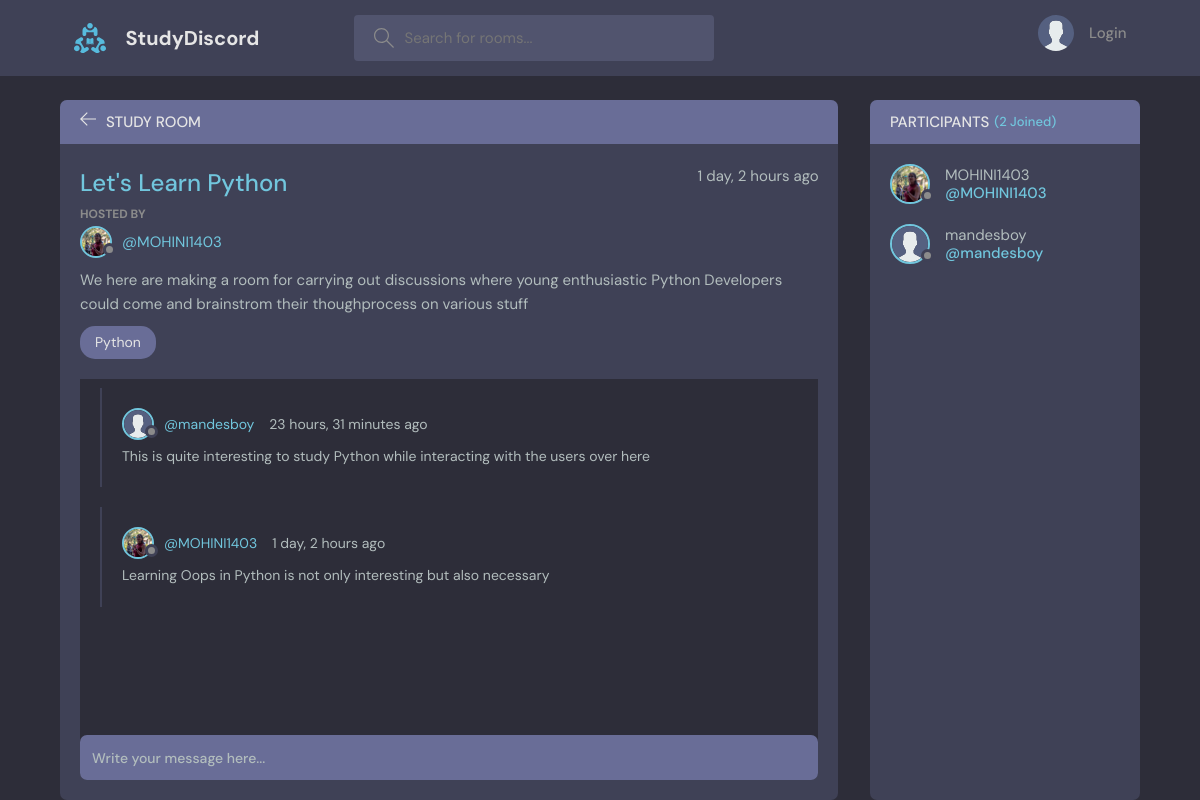
The page /room/1/ on the database its author committed.
### base/models.py (models this page shows, shortened)
class Room(models.Model):
    host=models.ForeignKey(User,on_delete=models.SET_NULL,null=True)
    topic=models.ForeignKey(Topic,on_delete=models.SET_NULL,null=True)
    name=models.CharField(max_length=200)
    description=models.TextField(null=True,blank=True)#null=True means that database cannot have a row with this value blank we can't keep it blank
    participants=models.ManyToManyField(User,related_name='participants',blank=True)
    updated=models.DateTimeField(auto_now=True)#every time the save method is called update the timeStamp
    created=models.DateTimeField(auto_now_add=True)
    class Meta:
        ordering:['-updated','-created']

class User(AbstractUser):
    name=models.CharField(max_length=200,null=True)
    email=models.EmailField(unique=True,null=True)
    bio=models.TextField(null=True)
    avatar=models.ImageField(null=True,default="avatar.svg")
    USERNAME_FIELD='email'
    REQUIRED_FIELDS=[]

class Topic(models.Model):
    name=models.CharField(max_length=200)

class Message(models.Model):
    user=models.ForeignKey(User,on_delete=models.CASCADE)#One user could have multiple msgs butmultiple msgs could be
    room=models.ForeignKey(Room,on_delete=models.CASCADE)#all the messages will be deleted if the particular room is deleted
    body=models.TextField()
    updated=models.DateTimeField(auto_now=True)#every time the save method is called update the timeStamp
    created=models.DateTimeField(auto_now_add=True)
    class Meta:
        ordering:['-updated','-created']

### base/views.py (the view, shortened to what this page needs)
# urls.py: path('room/<str:pk>/',views.room,name="room"),
def room(request,pk):
    room=Room.objects.get(id=pk)
    Roommessages=room.message_set.all().order_by('-created')#to fetch all the messages which are related to a particular room
    participants=room.participants.all()
    context={'room':room,'Roommessages':Roommessages,'participants':participants}
    return render(request,'base/room.html',context)

### base/templates/base/room.html (shortened to what this page needs)
{% extends "main.html" %}
{%block content%}
<main class="profile-page layout layout--2">
  <div class="container">
    <div class="room">
      <div class="room__top">
        <div class="room__topLeft">
          <a href="{%url 'home' %}">
            <svg version="1.1" xmlns="http://www.w3.org/2000/svg" width="32" height="32" viewBox="0 0 32 32">
              <title>arrow-left</title>
              <path
                d="M13.723 2.286l-13.723 13.714 13.719 13.714 1.616-1.611-10.96-10.96h27.625v-2.286h-27.625l10.965-10.965-1.616-1.607z"
              ></path>
            </svg>
          </a>
          <h3>Study Room</h3>
        </div>
      </div>
      <div class="room__box scroll">
        <div class="room__header scroll">
          <div class="room__info">
            <h3>{{room.name}}</h3>
            <span>{{room.created|timesince}} ago</span>
          </div>
          <div class="room__hosted">
            <p>Hosted By</p>
            <a href="{%url 'user-profile' room.host.id%}" class="room__author">
              <div class="avatar avatar--small">
                <img src="{{room.host.avatar.url}}" />
              </div>
              <span>@{{room.host.username}}</span>
            </a>
          </div>
          <div class="room__details">
            {{room.description}}
          </div>
          <span class="room__topics">{{room.topic.name}}</span>
        </div>
        <div class="room__conversation">
          <div class="threads scroll">
            {%for message in Roommessages %}
            <div class="thread">
              <div class="thread__top">
                <div class="thread__author">
                  <a href="{%url 'user-profile' message.user.id%}" class="thread__authorInfo">
                    <div class="avatar avatar--small">
                      <img src="{{message.user.avatar.url}}" />
                    </div>
                    <span>@{{message.user.username}}</span>
                  </a>
                  <span class="thread__date">{{message.created|timesince}} ago</span>
                </div>
              </div>
              <div class="thread__details">
                {{message.body}}
              </div>
            </div>
            {%endfor%}
          </div>
        </div>
      </div>
      <div class="room__message">
        <form action=""  method="POST">
          <input name="body" placeholder="Write your message here..." />
        </form>
      </div>
    </div>
    <div class="participants">
      <h3 class="participants__top">Participants <span>({{participants.count}} Joined)</span></h3>
      <div class="participants__list scroll">
        {%for user in participants %}
        <a href="{%url 'user-profile' user.id%}" class="participant">
          <div class="avatar avatar--medium">
            <img src="{{user.avatar.url}}" />
          </div>
          <p>
            {{user.username}}
            <span>@{{user.username}}</span>
          </p>
        </a>
        {%endfor%}
      </div>
    </div>
  </div>
</main>
{%endblock content%}

### rows shown on the page
Room: name "Let's Learn Python", created "1 day, 2 hours", host.avatar (picture), host.username "MOHINI1403", description "We here are making a room for carrying out discussions where young enthusiastic Python Developers could come and brainstrom their thoughprocess on various stuff", topic.name "Python"
Message: user.avatar (placeholder picture), user.username "mandesboy", created "23 hours, 31 minutes", body "This is quite interesting to study Python while interacting with the users over here"
Message: user.avatar (picture), user.username "MOHINI1403", created "1 day, 2 hours", body "Learning Oops in Python is not only interesting but also necessary"
User: avatar (picture), username "MOHINI1403"
User: avatar (placeholder picture), username "mandesboy"

### other values the page prints
{{ participants.count }} "2"
